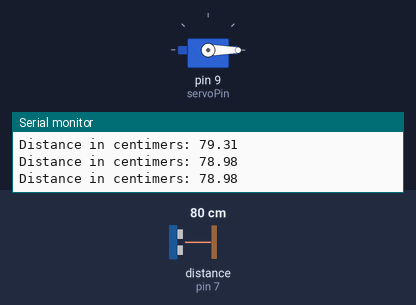
Bench run of a sketch on a simulated Arduino Uno, built with avr-gcc and run on an emulated ATmega328P. On the bench: servo, the last lines printed to the serial monitor. Wiring (inferred from the names in the program): ultrasonic range finder: trigger pin 8; echo pin 7. The test bench sets the inputs (shaded band); at power-on: distance to the obstacle (sensor on pin 7) 80 cm. The echo pulse lasts 58.3 µs per cm.

Above: at 1.2 s.
1.3 s: distance to the obstacle (sensor on pin 7) set to 18 cm
2.8 s: distance to the obstacle (sensor on pin 7) set to 14 cm
At 4.3 s:
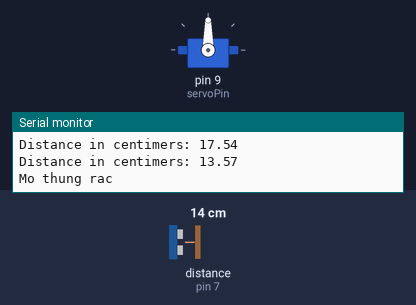
7.7 s: distance to the obstacle (sensor on pin 7) set to 299 cm
At 8.03 s:
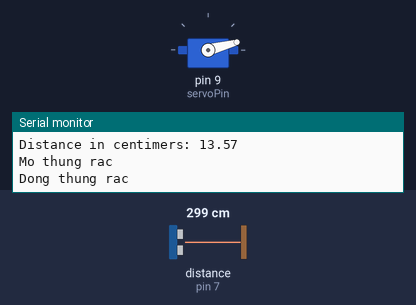
9.6 s: distance to the obstacle (sensor on pin 7) set to 2 cm
At 10.06 s:
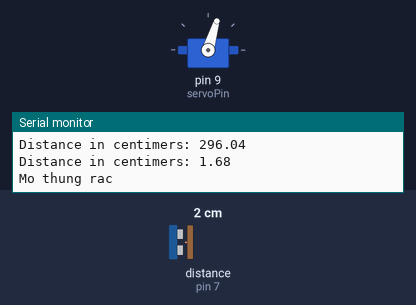
Timing chart, 0 to 12.6 s (numbered marks = the images above; inputs shaded):
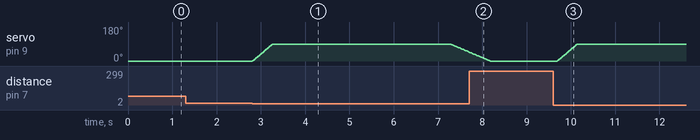

The sketch:

test-cam-bien-tiem-can3.ino
```cpp
#include <Servo.h>
int echoPin = 7;
int trigPin = 8;
int servoPin = 9;
int duration; //micro second
float distance;
int pos=0;
Servo myServo;

unsigned long previousMillis = 0;
unsigned long openTime = 0;

// Trang thai thung rac (1: mo, 0: dong)
int isOpen = 0;

void setup() {

// initialize serial communication:
  Serial.begin(9600);
  pinMode(trigPin,OUTPUT);
  pinMode(echoPin,INPUT);
  myServo.attach(servoPin);
  // Goc quay ban dau cua servo
  myServo.write(0);
}

void loop() {
  // Thời gian lấy mẫu của cảm biến siêu âm 100ms
  if((unsigned long) (millis() - previousMillis) >= 100){
    previousMillis = millis();
    // Sinh ra xung o chan trig
    digitalWrite(trigPin,LOW);
    digitalWrite(trigPin,HIGH);
    digitalWrite(trigPin,LOW);

    // Nhan
    duration = pulseIn(echoPin,HIGH);
    distance = duration * 0.034/2.;
    Serial.print("\nDistance in centimers: ");
    Serial.print(distance);

    // Voi distance <= 15 mo thung rac
    if(distance <= 15){
      openTime = millis();
      open_dustbin();
      isOpen = 1;
      //Thoi gian mo thung rac la 4s
      delay(4000);
    }
  }


  // Khi thoi gian mo lon hon 4s thi dong thung rac
  if ((millis() - openTime >= 4000) && (isOpen == 1))
  {
    close_dustbin();
    isOpen = 0;
  }
}

void open_dustbin()
{
  Serial.println("\nMo thung rac");
  for (pos = 0; pos <= 90; pos += 1)
  {
    myServo.write(pos);
    delay(5);
  }
}
void close_dustbin()
{
  Serial.println("\nDong thung rac");
  for (pos = 90; pos >= 0; pos -= 1)
  {
    myServo.write(pos);
    delay(10);
  }

}
```

Measured:
- the behaviour switches between 16 and 15 cm on distance to the obstacle (sensor on pin 7) (found by bisection; images 0 and 1)
- after the input at 2.8 s, servo on pin 9 (servoPin): rises from 0° to 90° in 0.46 s, then falls to 47° in 4.4 s
- after the input at 9.6 s, servo on pin 9 (servoPin): moves from 0° to 90° over 0.46 s, starting after 0.09 s
